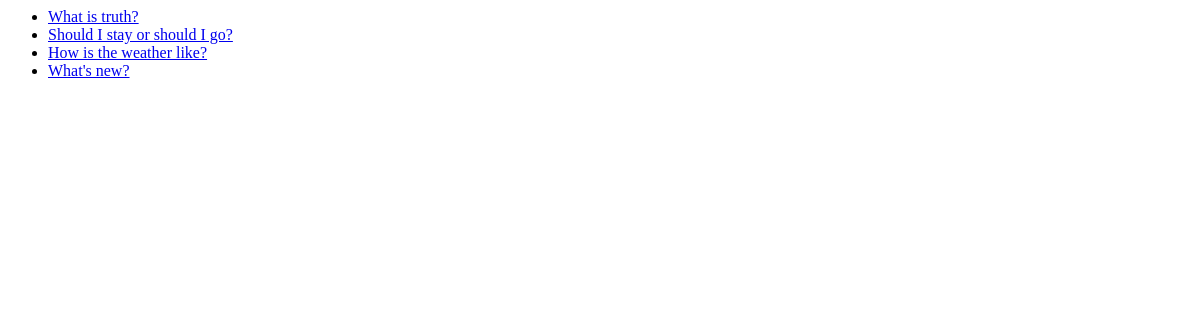
/polls/, run on an earlier commit of the app's database.
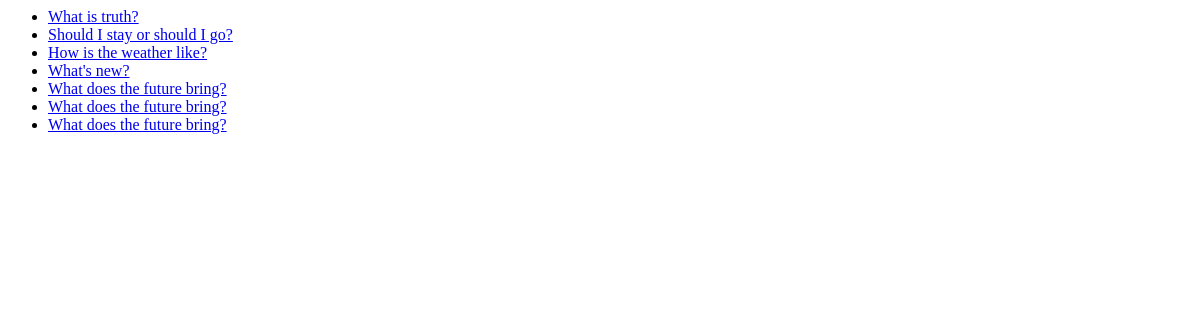
And on a later commit of the database.
### polls/models.py (models this page shows, shortened)
class Question(models.Model):
	question_text = models.CharField(max_length=200)
	pub_date = models.DateTimeField('date published')

### polls/views.py (the view)
# urls.py: path('', views.IndexView.as_view(), name='index'),
class IndexView(generic.ListView):
	template_name = 'polls/index.html'
	context_object_name = 'latest_question_list'
	def get_queryset(self):
		qset = Question.objects
		return qset.filter(pub_date__lte=timezone.now()).order_by('-pub_date')

### polls/templates/polls/index.html
{% if latest_question_list %}
	<ul>
	{% for question in latest_question_list %}
		<li><a href="{% url 'polls:detail' question.id %}">{{ question.question_text }}</a>
</li>
	{% endfor %}
	</ul>
{% else %}
	<p>No polls are available.</p>
{% endif %}

What changed in the data, as far as the page shows it:
added Question: question_text "What does the future bring?"
added Question: question_text "What does the future bring?"
added Question: question_text "What does the future bring?"
